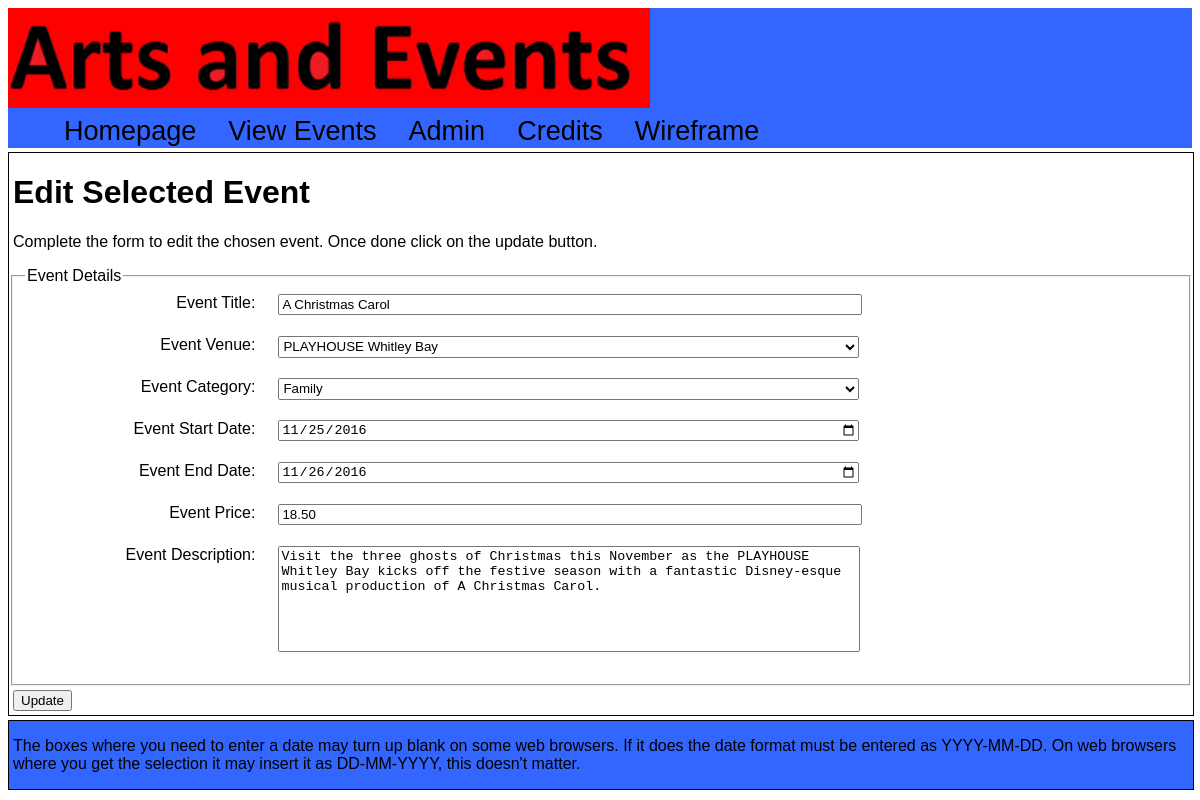
Page /WebTech/webTechAssigB/editSelectedEvent.php?eventID=6 on the committed database.
### tables this page shows
CREATE TABLE IF NOT EXISTS `AE_events` (
  `eventID` int(10) NOT NULL auto_increment,
  `eventTitle` varchar(256) NOT NULL,
  `eventDescription` varchar(256) default NULL,
  `venueID` varchar(6) default NULL,
  `catID` varchar(6) default NULL,
  `eventStartDate` date default NULL,
  `eventEndDate` date default NULL,
  `eventPrice` decimal(4,2) default NULL,
  PRIMARY KEY  (`eventID`)
);

CREATE TABLE IF NOT EXISTS `AE_venue` (
  `venueID` varchar(6) NOT NULL default '',
  `venueName` varchar(40) default NULL,
  `location` varchar(30) default NULL,
  PRIMARY KEY (`venueID`)
);

CREATE TABLE IF NOT EXISTS `AE_category` (
  `catID` varchar(6) NOT NULL default '',
  `catDesc` varchar(30) default NULL,
  PRIMARY KEY  (`catID`)
);

### WebTech/webTechAssigB/editSelectedEvent.php (the view, shortened to what this page needs)
<!DOCTYPE html>
<html lang="en">
<head>
    <link rel="stylesheet" type="text/css" href="editSelectedEventStyleSheet.css" />
</head>
<body>
<div class="wrapper">
    <header>
        <a href="index.html" tabindex="1" accesskey="1"><img src="artsAndEvents.png" alt="pageLogo" class="title_logo" title="Arts and Events"/></a>
        <nav>
            <ul>
                <li><a class="navi" href="index.html" tabindex="2" title="Homepage" accesskey="2">Homepage</a></li>
                <li><a class="navi" href="viewEvents.php" tabindex="3" title="Events page" accesskey="3">View Events</a></li>
                <li><a class="navi" href="admin.html" tabindex="4" title="Admin page" accesskey="4">Admin</a></li>
                <li><a class="navi" href="Credits.html" tabindex="5" title="Credits page" accesskey="5">Credits</a></li>
                <li><a class="navi" href="Wireframe13.pdf" tabindex="6" title="Link to the wireframe" accesskey="6">Wireframe</a></li>
            </ul>
        </nav>
    </header>
   <main>
       <h1>Edit Selected Event</h1>
       <?php
           include 'DBConnection.php';
           $eventID = isset($_REQUEST['eventID']) ? $_REQUEST['eventID'] : null;
           if (empty($eventID)) {
               echo "<p>An event has not been selected. Click <a href='editEvents.php' tabindex='6' accesskey='6' title='Click to go back to the event list'>here</a> to select an event </p>\n";
           }
           else {
               echo " <p>Complete the form to edit the chosen event. Once done click on the update button.</p>\n";
               $SQL = "SELECT eventID, eventTitle, eventDescription, venueID, catID, eventStartDate, eventEndDate, eventPrice
                       FROM AE_events
                       WHERE eventID = '$eventID'";
               $queryResult = $dbConn->query($SQL);
               if($queryResult === false) {
                   echo "<p>Query failed: ".$dbConn->error."</p>\n</main>\n</div>\n</body>\n</html>";
                   exit;
               }
               else {
                   $rowObj = $queryResult->fetch_object();
                   $eventID = $rowObj->eventID;
                   $eventTitle = $rowObj->eventTitle;
                   $eventDescription = $rowObj-> eventDescription;
                   $venueID = $rowObj->venueID;
                   $catID = $rowObj->catID;
                   $eventStartDate = $rowObj->eventStartDate;
                   $eventEndDate = $rowObj->eventEndDate;
                   $eventPrice = $rowObj->eventPrice;
                   $eventTitle = $dbConn->real_escape_string($eventTitle);
                   $eventDescription = $dbConn->escape_string($eventDescription);
                   echo "<form method='get' action='editSelectedEventScript.php'>
                            <input type='hidden' value='$eventID' name='eventID'/>
                            <fieldset>
                                <legend>Event Details</legend>
                                <label>Event Title:
                                    <input type='text' value='$eventTitle' name='eventTitle' tabindex='7' title='Type here to change the event title.' accesskey='7'/>
                                </label>
                                <label>Event Venue:
                                <select name='venue' tabindex='8' title='Select a venue to change the venue' accesskey='8'>\n";
                                    $venueSQL = "SELECT venueName, venueID from AE_venue WHERE '$venueID' = venueID";
                                    $queryResultVen = $dbConn->query($venueSQL);
                                    if($queryResultVen === false) {
                                        echo "<p>Query failed: ".$dbConn->error."</p>\n</select>\n</label>\n</fieldset>\n</form>\n</main>\n</div>\n</body>\n</html>";
                                        exit;
                                    }
                                    else {
                                        $rowObj = $queryResultVen->fetch_object();
                                        $venueName = $rowObj->venueName;
                                        $venueID = $rowObj->venueID;
                                        echo "<option value='$venueID' selected >$venueName</option>\n";
                                    }
                                echo "</select>
                                </label>
                                <label>Event Category:
                                <select name='category' tabindex='9' accesskey='9' title='Select a category to change the event category'>";
                                    $catSQLSelected = "SELECT catID, catDesc FROM AE_category WHERE catID = '$catID'";
                                    $queryResultCat = $dbConn->query($catSQLSelected);
                                    if($queryResultCat === false) {
                                        echo "<p>Query failed: ".$dbConn->error."</p>\n</select>\n</fieldset>\n</form>\n</main>\n</div>\n</body>\n</html>";
                                        exit;
                                    }
                                    else {
                                        $rowObj = $queryResultCat->fetch_object();
                                        $catID = $rowObj->catID;
                                        $catDesc = $rowObj->catDesc;
                                        echo "<option value='$catID' selected >$catDesc</option>\n";
                                    }
                                    echo "</select>
                                </label>
                                <label>Event Start Date:
                                    <input type='date' value='$eventStartDate' name='eventStartDate' tabindex='10' title='Select or type (YYYY-MM-DD) to change the start date' accesskey='a'/>
                                </label>
                                <label>Event End Date:
                                    <input type='date' value='$eventEndDate' name='eventEndDate' tabindex='11' title='Select or type (YYYY-MM-DD) to change the end date' accesskey='b'/>
                                </label>
                                <label>Event Price:
                                    <input type='number' value='$eventPrice' min='0.00' step='0.01' name='eventPrice' tabindex='12' title='Enter a number here to change the price' accesskey='c'/>
                                </label>
                                <label>Event Description:
                                    <textarea name='eventDescription' tabindex='13' accesskey='d' title='Modify the text here if you want to change the event description'>$eventDescription</textarea>
                                </label>
                            </fieldset>
                            <input type='submit' value='Update' tabindex='14' accesskey='e' title='Click here to submit the changes' id='submitButton'/>
                       </form>\n";
               }
           }
       ?>
   </main>
    <footer>
        <p>The boxes where you need to enter a date may turn up blank on some web browsers. If it does the date format must be entered as  YYYY-MM-DD. On web browsers where you get the selection it may insert it as DD-MM-YYYY, this doesn't matter.</p>
    </footer>
</div>
</body>
</html>

### WebTech/webTechAssigB/editSelectedEventStyleSheet.css (style rules this page uses)
body { position: relative; }
ul { position: absolute; font-family: arial, sans-serif, vendona; list-style-type: none; font-size: 1.3em; top: 73px; }
li { float: left; }
a.navi { font-family: arial, sans-serif, vendona; color:black; text-decoration: none; font-size: 1.3em; margin: 14px 16px; display: block; }
.title_logo { float:left; position: absolute; height: 100px; }
p { font-family: arial, sans-serif, vendona; font-size:16px; color:#000000; padding-left:4px; }
header { width:100%; top: 30px; background-color: #3366ff; height: 140px; margin: 0 0 4px; }
h1 { font-family: arial, sans-serif, vendona; padding-left:4px; }
main { border: thin solid black; float: left; width:100%; }
fieldset { font-family: arial, sans-serif, vendona; height: 400px; }
label { display: block; margin-bottom: 1em; text-align: right; position: relative; padding: 0.25em 80% 0.25em 0; font-family: arial, sans-serif, vendona; }
label > input { position: absolute; left: 22%; top: 0.25em; width: 50%; }
label > select { position: absolute; left: 22%; top: 0.25em; width: 50.4%; height: 22px; }
label > textarea { position: absolute; left: 22%; top: 0.25em; width: 50%; height: 100px; resize: none; }
footer { border: thin solid black; margin-top: 4px; position: relative; float: left; background-color:#3366ff; width: 100%; }
#submitButton { margin: 4px 0 4px 4px; }

### rows in the picture
ae_events: eventTitle "A Christmas Carol", eventStartDate "11/25/2016", eventEndDate "11/26/2016", eventPrice "18.50", eventDescription "Visit the three ghosts of Christmas this November as the PLAYHOUSE Whitley Bay kicks off the festive season with a fantastic Disney-esque musical production of A Christmas Carol."
ae_venue: venue "PLAYHOUSE Whitley Bay"
ae_category: category "Family"
